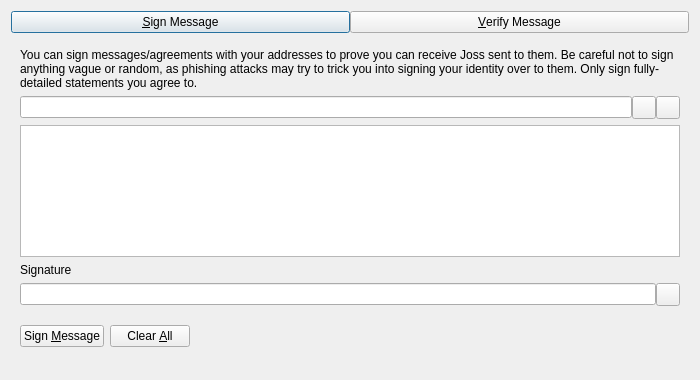
<?xml version="1.0" encoding="UTF-8"?>
<ui version="4.0">
 <class>SignVerifyMessageDialog</class>
 <widget class="QDialog" name="SignVerifyMessageDialog">
  <property name="geometry">
   <rect>
    <x>0</x>
    <y>0</y>
    <width>700</width>
    <height>380</height>
   </rect>
  </property>
  <property name="windowTitle">
   <string>Signatures - Sign / Verify a Message</string>
  </property>
  <property name="modal">
   <bool>true</bool>
  </property>
  <layout class="QVBoxLayout" name="verticalLayout">
   <item>
    <layout class="QHBoxLayout" name="horizontalLayout_Buttons_2">
     <property name="spacing">
      <number>0</number>
     </property>
     <property name="topMargin">
      <number>0</number>
     </property>
     <item>
      <widget class="QPushButton" name="btnSignMessage">
       <property name="text">
        <string>&amp;Sign Message</string>
       </property>
       <property name="checkable">
        <bool>true</bool>
       </property>
      </widget>
     </item>
     <item>
      <widget class="QPushButton" name="btnVerifyMessage">
       <property name="text">
        <string>&amp;Verify Message</string>
       </property>
       <property name="checkable">
        <bool>true</bool>
       </property>
      </widget>
     </item>
    </layout>
   </item>
   <item>
    <widget class="QStackedWidget" name="stackedWidgetSig">
     <property name="minimumSize">
      <size>
       <width>0</width>
       <height>0</height>
      </size>
     </property>
     <property name="currentIndex">
      <number>0</number>
     </property>
     <widget class="QWidget" name="pageSignMessage">
      <layout class="QVBoxLayout" name="verticalLayout_SM">
       <item>
        <widget class="QLabel" name="infoLabel_SM">
         <property name="text">
          <string>You can sign messages/agreements with your addresses to prove you can receive Joss sent to them. Be careful not to sign anything vague or random, as phishing attacks may try to trick you into signing your identity over to them. Only sign fully-detailed statements you agree to.</string>
         </property>
         <property name="textFormat">
          <enum>Qt::PlainText</enum>
         </property>
         <property name="wordWrap">
          <bool>true</bool>
         </property>
        </widget>
       </item>
       <item>
        <layout class="QHBoxLayout" name="horizontalLayout_1_SM">
         <property name="spacing">
          <number>0</number>
         </property>
         <item>
          <widget class="QValidatedLineEdit" name="addressIn_SM">
           <property name="toolTip">
            <string>The Joss address to sign the message with</string>
           </property>
          </widget>
         </item>
         <item>
          <widget class="QToolButton" name="addressBookButton_SM">
           <property name="toolTip">
            <string>Choose previously used address</string>
           </property>
           <property name="text">
            <string/>
           </property>
           <property name="shortcut">
            <string>Alt+A</string>
           </property>
          </widget>
         </item>
         <item>
          <widget class="QToolButton" name="pasteButton_SM">
           <property name="toolTip">
            <string>Paste address from clipboard</string>
           </property>
           <property name="text">
            <string/>
           </property>
           <property name="shortcut">
            <string>Alt+P</string>
           </property>
          </widget>
         </item>
        </layout>
       </item>
       <item>
        <widget class="QPlainTextEdit" name="messageIn_SM">
         <property name="toolTip">
          <string>Enter the message you want to sign here</string>
         </property>
        </widget>
       </item>
       <item>
        <widget class="QLabel" name="signatureLabel_SM">
         <property name="text">
          <string>Signature</string>
         </property>
         <property name="textFormat">
          <enum>Qt::PlainText</enum>
         </property>
        </widget>
       </item>
       <item>
        <layout class="QHBoxLayout" name="horizontalLayout_2_SM">
         <property name="spacing">
          <number>0</number>
         </property>
         <item>
          <widget class="QLineEdit" name="signatureOut_SM">
           <property name="readOnly">
            <bool>true</bool>
           </property>
          </widget>
         </item>
         <item>
          <widget class="QToolButton" name="copySignatureButton_SM">
           <property name="toolTip">
            <string>Copy the current signature to the system clipboard</string>
           </property>
           <property name="text">
            <string/>
           </property>
          </widget>
         </item>
        </layout>
       </item>
       <item>
        <layout class="QHBoxLayout" name="horizontalLayout_3_SM">
         <item>
          <widget class="QPushButton" name="signMessageButton_SM">
           <property name="toolTip">
            <string>Sign the message to prove you own this Joss address</string>
           </property>
           <property name="text">
            <string>Sign &amp;Message</string>
           </property>
           <property name="autoDefault">
            <bool>false</bool>
           </property>
          </widget>
         </item>
         <item>
          <widget class="QPushButton" name="clearButton_SM">
           <property name="toolTip">
            <string>Reset all sign message fields</string>
           </property>
           <property name="text">
            <string>Clear &amp;All</string>
           </property>
           <property name="autoDefault">
            <bool>false</bool>
           </property>
          </widget>
         </item>
         <item>
          <spacer name="horizontalSpacer_1_SM">
           <property name="orientation">
            <enum>Qt::Horizontal</enum>
           </property>
           <property name="sizeHint" stdset="0">
            <size>
             <width>40</width>
             <height>48</height>
            </size>
           </property>
          </spacer>
         </item>
         <item>
          <widget class="QLabel" name="statusLabel_SM">
           <property name="text">
            <string/>
           </property>
           <property name="wordWrap">
            <bool>true</bool>
           </property>
          </widget>
         </item>
         <item>
          <spacer name="horizontalSpacer_2_SM">
           <property name="orientation">
            <enum>Qt::Horizontal</enum>
           </property>
           <property name="sizeHint" stdset="0">
            <size>
             <width>40</width>
             <height>48</height>
            </size>
           </property>
          </spacer>
         </item>
        </layout>
       </item>
      </layout>
     </widget>
     <widget class="QWidget" name="pageVerifyMessage">
      <layout class="QVBoxLayout" name="verticalLayout_VM">
       <item>
        <widget class="QLabel" name="infoLabel_VM">
         <property name="text">
          <string>Enter the receiver's address, message (ensure you copy line breaks, spaces, tabs, etc. exactly) and signature below to verify the message. Be careful not to read more into the signature than what is in the signed message itself, to avoid being tricked by a man-in-the-middle attack. Note that this only proves the signing party receives with the address, it cannot prove sendership of any transaction!</string>
         </property>
         <property name="textFormat">
          <enum>Qt::PlainText</enum>
         </property>
         <property name="alignment">
          <set>Qt::AlignLeading|Qt::AlignLeft|Qt::AlignTop</set>
         </property>
         <property name="wordWrap">
          <bool>true</bool>
         </property>
        </widget>
       </item>
       <item>
        <layout class="QHBoxLayout" name="horizontalLayout_1_VM">
         <property name="spacing">
          <number>0</number>
         </property>
         <item>
          <widget class="QValidatedLineEdit" name="addressIn_VM">
           <property name="toolTip">
            <string>The Joss address the message was signed with</string>
           </property>
          </widget>
         </item>
         <item>
          <widget class="QToolButton" name="addressBookButton_VM">
           <property name="toolTip">
            <string>Choose previously used address</string>
           </property>
           <property name="text">
            <string/>
           </property>
           <property name="shortcut">
            <string>Alt+A</string>
           </property>
          </widget>
         </item>
        </layout>
       </item>
       <item>
        <widget class="QPlainTextEdit" name="messageIn_VM"/>
       </item>
       <item>
        <widget class="QValidatedLineEdit" name="signatureIn_VM"/>
       </item>
       <item>
        <layout class="QHBoxLayout" name="horizontalLayout_2_VM">
         <item>
          <widget class="QPushButton" name="verifyMessageButton_VM">
           <property name="toolTip">
            <string>Verify the message to ensure it was signed with the specified Joss address</string>
           </property>
           <property name="text">
            <string>Verify &amp;Message</string>
           </property>
           <property name="autoDefault">
            <bool>false</bool>
           </property>
          </widget>
         </item>
         <item>
          <widget class="QPushButton" name="clearButton_VM">
           <property name="toolTip">
            <string>Reset all verify message fields</string>
           </property>
           <property name="text">
            <string>Clear &amp;All</string>
           </property>
           <property name="autoDefault">
            <bool>false</bool>
           </property>
          </widget>
         </item>
         <item>
          <spacer name="horizontalSpacer_1_VM">
           <property name="orientation">
            <enum>Qt::Horizontal</enum>
           </property>
           <property name="sizeHint" stdset="0">
            <size>
             <width>40</width>
             <height>48</height>
            </size>
           </property>
          </spacer>
         </item>
         <item>
          <widget class="QLabel" name="statusLabel_VM">
           <property name="text">
            <string/>
           </property>
           <property name="wordWrap">
            <bool>true</bool>
           </property>
          </widget>
         </item>
         <item>
          <spacer name="horizontalSpacer_2_VM">
           <property name="orientation">
            <enum>Qt::Horizontal</enum>
           </property>
           <property name="sizeHint" stdset="0">
            <size>
             <width>40</width>
             <height>48</height>
            </size>
           </property>
          </spacer>
         </item>
        </layout>
       </item>
      </layout>
     </widget>
    </widget>
   </item>
  </layout>
 </widget>
 <customwidgets>
  <customwidget>
   <class>QValidatedLineEdit</class>
   <extends>QLineEdit</extends>
   <header>qt/qvalidatedlineedit.h</header>
  </customwidget>
 </customwidgets>
 <resources>
  <include location="../joss.qrc"/>
 </resources>
 <connections/>
</ui>
